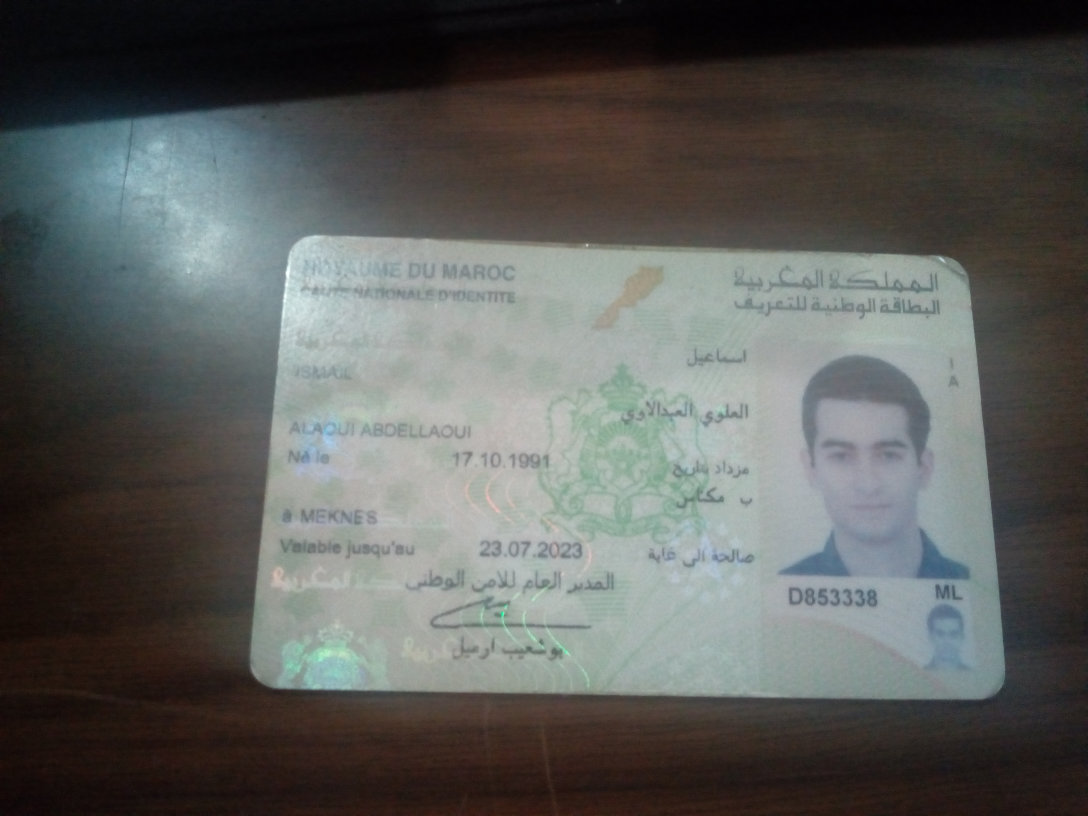
#> input picture raw1.jpg, 3264 x 2448 px (shown at 1/3 size)
$ python transform.py   (older library calls are emulated)
#> lines starting #> are read from the running program, lines starting #| are printed output that depends on the picture; after the words box and inside, x2 and y2 are one past the last pixel; in counts of white or black regions, pixels touching at a corner belong together
# -*- coding: utf-8 -*-
"""
Created on Sun Sep  2 22:30:22 2018

@author: smail
"""
from scipy.spatial import distance as dist
import math
import itertools
#from pyimagesearch import transform
from matplotlib.patches import Polygon
#import polygon_interacter as poly_i
import matplotlib.pyplot as plt
import os
import cv2
import numpy as np
import imutils


class DocScanner(object):
    """An image scanner"""

    def __init__(self, interactive=False, MIN_QUAD_AREA_RATIO=0.25, MAX_QUAD_ANGLE_RANGE=40):
        """
        Args:
            interactive (boolean): If True, user can adjust screen contour before
                transformation occurs in interactive pyplot window.
            MIN_QUAD_AREA_RATIO (float): A contour will be rejected if its corners
                do not form a quadrilateral that covers at least MIN_QUAD_AREA_RATIO
                of the original image. Defaults to 0.25.
            MAX_QUAD_ANGLE_RANGE (int):  A contour will also be rejected if the range
                of its interior angles exceeds MAX_QUAD_ANGLE_RANGE. Defaults to 40.
        """
        self.interactive = interactive
        self.MIN_QUAD_AREA_RATIO = MIN_QUAD_AREA_RATIO
        self.MAX_QUAD_ANGLE_RANGE = MAX_QUAD_ANGLE_RANGE

    # [45 lines left out: functions filter_corners, angle_between_vectors_degrees, get_angle, angle_range, not called in this run]

    def get_corners(self, img):
        """
        Returns a list of corners ((x, y) tuples) found in the input image. With proper
        pre-processing and filtering, it should output at most 10 potential corners.
        This is a utility function used by get_contours. The input image is expected
        to be rescaled and Canny filtered prior to be passed in.
        """
        lsd = cv2.createLineSegmentDetector()
        lines = lsd.detect(img)[0]

        # massages the output from LSD
        # LSD operates on edges. One "line" has 2 edges, and so we need to combine the edges back into lines
        # 1. separate out the lines into horizontal and vertical lines.
        # 2. Draw the horizontal lines back onto a canvas, but slightly thicker and longer.
        # 3. Run connected-components on the new canvas
        # 4. Get the bounding box for each component, and the bounding box is final line.
        # 5. The ends of each line is a corner
        # 6. Repeat for vertical lines
        # 7. Draw all the final lines onto another canvas. Where the lines overlap are also corners

        corners = []
        if lines is not None:
            # separate out the horizontal and vertical lines, and draw them back onto separate canvases
            lines = lines.squeeze().astype(np.int32).tolist()
            horizontal_lines_canvas = np.zeros(img.shape, dtype=np.uint8)
            vertical_lines_canvas = np.zeros(img.shape, dtype=np.uint8)
            for line in lines:
                x1, y1, x2, y2 = line
                if abs(x2 - x1) > abs(y2 - y1):
                    (x1, y1), (x2, y2) = sorted(((x1, y1), (x2, y2)), key=lambda pt: pt[0])
                    cv2.line(horizontal_lines_canvas, (max(x1 - 5, 0), y1), (min(x2 + 5, img.shape[1] - 1), y2), 255, 2)
                else:
                    (x1, y1), (x2, y2) = sorted(((x1, y1), (x2, y2)), key=lambda pt: pt[1])
                    cv2.line(vertical_lines_canvas, (x1, max(y1 - 5, 0)), (x2, min(y2 + 5, img.shape[0] - 1)), 255, 2)

            lines = []

            # find the horizontal lines (connected-components -> bounding boxes -> final lines)
            contours = cv2.findContours(horizontal_lines_canvas, cv2.RETR_EXTERNAL, cv2.CHAIN_APPROX_NONE)
            contours = contours[1]
            contours = sorted(contours, key=lambda c: cv2.arcLength(c, True), reverse=True)[:2]
            horizontal_lines_canvas = np.zeros(img.shape, dtype=np.uint8)
            for contour in contours:
                contour = contour.reshape((contour.shape[0], contour.shape[2]))
                min_x = np.amin(contour[:, 0], axis=0) + 2
                max_x = np.amax(contour[:, 0], axis=0) - 2
                left_y = int(np.average(contour[contour[:, 0] == min_x][:, 1]))
                right_y = int(np.average(contour[contour[:, 0] == max_x][:, 1]))
                lines.append((min_x, left_y, max_x, right_y))
                cv2.line(horizontal_lines_canvas, (min_x, left_y), (max_x, right_y), 1, 1)
                corners.append((min_x, left_y))
                corners.append((max_x, right_y))

            # find the vertical lines (connected-components -> bounding boxes -> final lines)
            contours = cv2.findContours(vertical_lines_canvas, cv2.RETR_EXTERNAL, cv2.CHAIN_APPROX_NONE)
            contours = contours[1]
            contours = sorted(contours, key=lambda c: cv2.arcLength(c, True), reverse=True)[:2]
            vertical_lines_canvas = np.zeros(img.shape, dtype=np.uint8)
            for contour in contours:
                contour = contour.reshape((contour.shape[0], contour.shape[2]))
                min_y = np.amin(contour[:, 1], axis=0) + 2
                max_y = np.amax(contour[:, 1], axis=0) - 2
                top_x = int(np.average(contour[contour[:, 1] == min_y][:, 0]))
                bottom_x = int(np.average(contour[contour[:, 1] == max_y][:, 0]))
                lines.append((top_x, min_y, bottom_x, max_y))
                cv2.line(vertical_lines_canvas, (top_x, min_y), (bottom_x, max_y), 1, 1)
                corners.append((top_x, min_y))
                corners.append((bottom_x, max_y))

#            print(len(corners))
            # find the corners
            corners_y, corners_x = np.where(horizontal_lines_canvas + vertical_lines_canvas == 2)
            corners += zip(corners_x, corners_y)

        # remove corners in close proximity
        corners = self.filter_corners(corners)
        return corners

    # [5 lines left out: function is_valid_contour, not called in this run]


    def get_contour(self, rescaled_image):
        """
        Returns a numpy array of shape (4, 2) containing the vertices of the four corners
        of the document in the image. It considers the corners returned from get_corners()
        and uses heuristics to choose the four corners that most likely represent
        the corners of the document. If no corners were found, or the four corners represent
        a quadrilateral that is too small or convex, it returns the original four corners.
        """

        # these constants are carefully chosen
        MORPH = 9
        CANNY = 84
        HOUGH = 25

        IM_HEIGHT, IM_WIDTH, _ = rescaled_image.shape

        # convert the image to grayscale and blur it slightly
        gray = cv2.cvtColor(rescaled_image, cv2.COLOR_BGR2GRAY)
        gray = cv2.GaussianBlur(gray, (7,7), 0)

        # dilate helps to remove potential holes between edge segments
        kernel = cv2.getStructuringElement(cv2.MORPH_RECT,(MORPH,MORPH))
        dilated = cv2.dilate(gray, kernel)

        # find edges and mark them in the output map using the Canny algorithm
        edged = cv2.Canny(dilated, 0, CANNY)
        test_corners = self.get_corners(edged)

        approx_contours = []
#        print("length of test_corners : "+str(len(test_corners)))

        if len(test_corners) >= 4:
            quads = []

            for quad in itertools.combinations(test_corners, 4):
                points = np.array(quad)
                points = order_points(points)
                points = np.array([[p] for p in points], dtype = "int32")
                quads.append(points)

            # get top five quadrilaterals by area
            quads = sorted(quads, key=cv2.contourArea, reverse=True)[:5]
            # sort candidate quadrilaterals by their angle range, which helps remove outliers
            quads = sorted(quads, key=self.angle_range)

            approx = quads[0]
            if self.is_valid_contour(approx, IM_WIDTH, IM_HEIGHT):
                approx_contours.append(approx)

            # for debugging: uncomment the code below to draw the corners and countour found
            # by get_corners() and overlay it on the image

            # cv2.drawContours(rescaled_image, [approx], -1, (20, 20, 255), 2)
            # plt.scatter(*zip(*test_corners))
            # plt.imshow(rescaled_image)
            # plt.show()

        # also attempt to find contours directly from the edged image, which occasionally
        # produces better results
        (_, cnts, hierarchy) = cv2.findContours(edged.copy(), cv2.RETR_EXTERNAL, cv2.CHAIN_APPROX_SIMPLE)
        cnts = sorted(cnts, key=cv2.contourArea, reverse=True)[:5]

        # loop over the contours
        for c in cnts:
            # approximate the contour
            approx = cv2.approxPolyDP(c, 80, True)
            if self.is_valid_contour(approx, IM_WIDTH, IM_HEIGHT):
                approx_contours.append(approx)
                break

        # If we did not find any valid contours, just use the whole image
        if not approx_contours:
            TOP_RIGHT = (IM_WIDTH, 0)
            BOTTOM_RIGHT = (IM_WIDTH, IM_HEIGHT)
            BOTTOM_LEFT = (0, IM_HEIGHT)
            TOP_LEFT = (0, 0)
            screenCnt = np.array([[TOP_RIGHT], [BOTTOM_RIGHT], [BOTTOM_LEFT], [TOP_LEFT]])

        else:
            screenCnt = max(approx_contours, key=cv2.contourArea)

        return screenCnt.reshape(4, 2)

    # [13 lines left out: function interactive_get_contour, not called in this run]

    def scan(self, image_path):

#> called with image_path = 'raw1.jpg'
        RESCALED_HEIGHT = 500.0
#        OUTPUT_DIR = 'output'
#        if os.path.exists(OUTPUT_DIR+"/") == False:
#            os.makedirs(OUTPUT_DIR)

        # load the image and compute the ratio of the old height
        # to the new height, clone it, and resize it
        image = cv2.imread(image_path)
#> image is the input picture: shape (2448, 3264, 3); mean B, G, R 89.8, 92.5, 91

        assert(image is not None)

        ratio = image.shape[0] / RESCALED_HEIGHT
        orig = image.copy()
        rescaled_image = imutils.resize(image, height = int(RESCALED_HEIGHT))
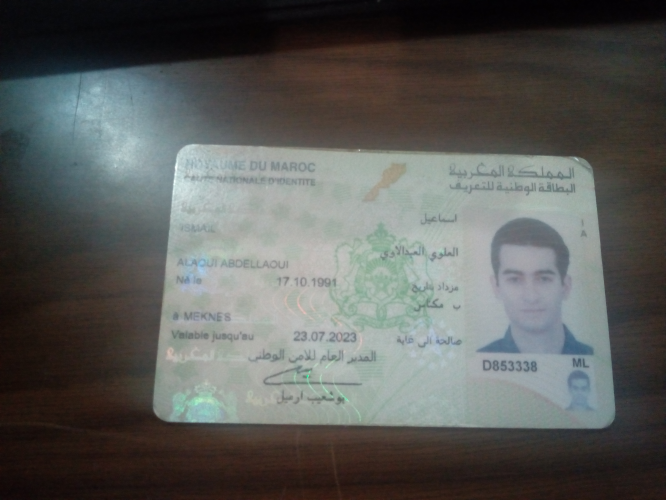
#> rescaled_image: shape (500, 666, 3); mean B, G, R 89.8, 92.5, 91

        # get the contour of the document
        screenCnt = self.get_contour(rescaled_image)
#> in get_contour, `gray = cv2.cvtColor(rescaled_image, cv2.COLOR_BGR2GRAY)`:
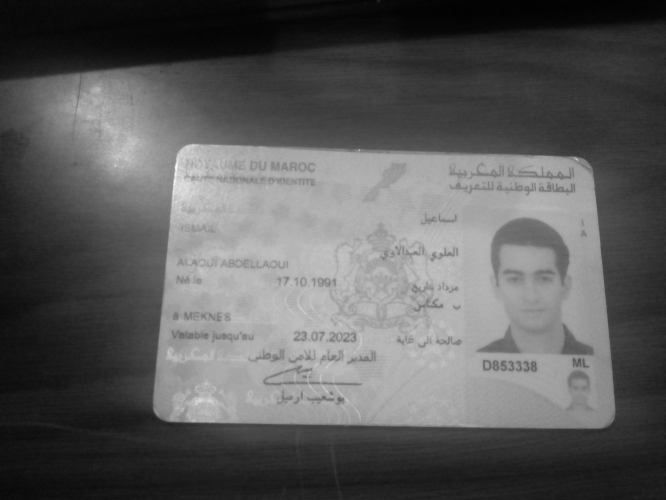
#> gray: shape (500, 666); min 1, max 251, mean 91.7
#> in get_contour, `dilated = cv2.dilate(gray, kernel)`:
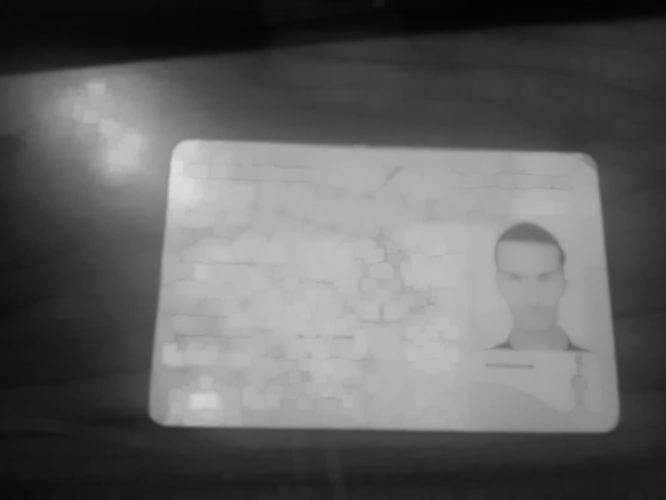
#> dilated: shape (500, 666); min 3, max 220, mean 98.2
#> in get_contour, `edged = cv2.Canny(dilated, 0, CANNY)`:
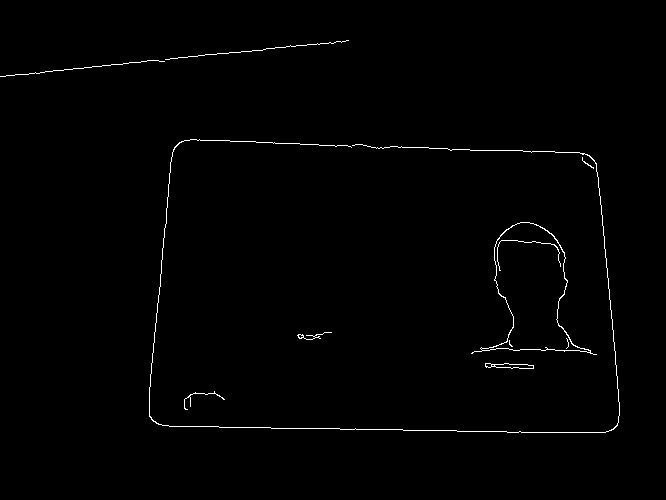
#> edged: shape (500, 666); 0.82% white in thin lines or dots, all inside (x1, y1, x2, y2) = (0, 40, 620, 433)
#> in get_corners, `lines = lsd.detect(img)[0]`: lines = 129 rows, first 6: [525.6, 362.9, 485.6, 362.2], [470.6, 150.4, 581.9, 153.5], [589.6, 153, 563.1, 149.5], [516.1, 219.8, 493.9, 238.9], [538.8, 226.1, 557.7, 242.1], [565.7, 350, 594.6, 354.2]
#> in get_corners, `lines = lines.squeeze().astype(np.int32).tolist()`: lines = 129 items, first 6: [525, 362, 485, 362], [470, 150, 581, 153], [589, 153, 563, 149], [516, 219, 493, 238], [538, 226, 557, 242], [565, 350, 594, 354]
#> the loop in get_corners, `for line in lines:` made 129 passes
#> (line, x1, y1, x2, y2) on passes 1, 3, 4, 7, 8, 9, 10, 11: ([525, 362, 485, 362], 485, 362, 525, 362), ([589, 153, 563, 149], 563, 149, 589, 153), ([516, 219, 493, 238], 493, 238, 516, 219), ([508, 336, 513, 326], 513, 326, 508, 336), ([190, 392, 182, 398], 182, 398, 190, 392), ([172, 151, 179, 143], 179, 143, 172, 151), ([555, 243, 533, 239], 533, 239, 555, 243), ([589, 348, 574, 343], 574, 343, 589, 348)
#> after the loop in get_corners, `for line in lines:`:
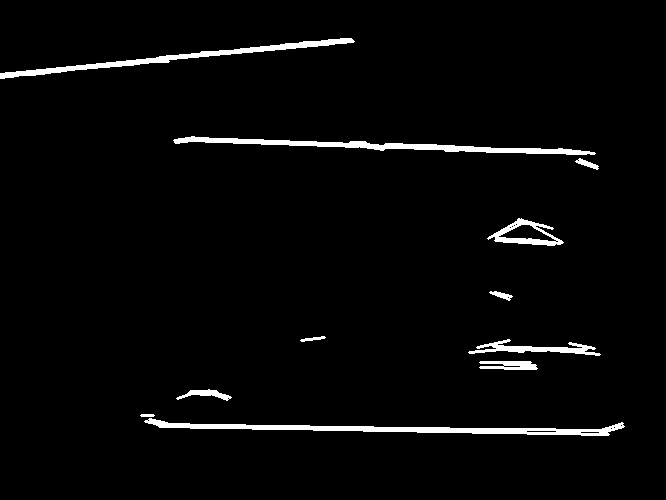
#> horizontal_lines_canvas: shape (500, 666); 2.8% white; 11 white regions, largest, box (x1, y1, x2, y2) and area: (144, 418, 625, 436) 2620, (173, 136, 596, 155) 2256, (0, 38, 355, 79) 1945
#> after the loop in get_corners, `for line in lines:`:
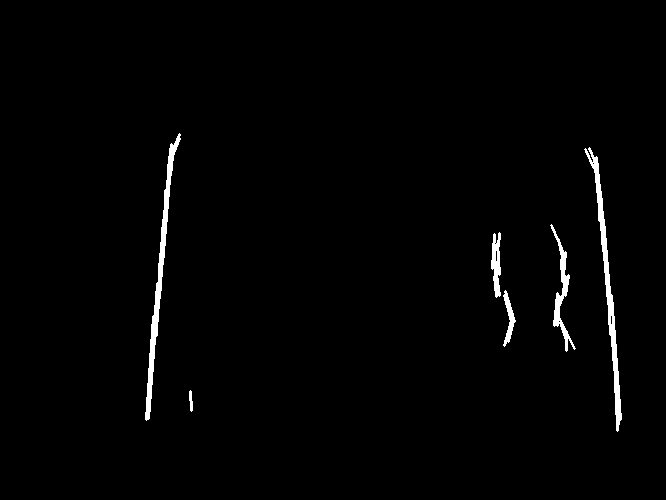
#> vertical_lines_canvas: shape (500, 666); 1.4% white; 6 white regions, box (x1, y1, x2, y2) and area: (584, 147, 622, 432) 1558, (145, 133, 181, 421) 1552, (550, 224, 576, 352) 719, (491, 232, 501, 298) 429, (503, 290, 516, 347) 286, (189, 390, 193, 412) 62


        if self.interactive:
            screenCnt = self.interactive_get_contour(screenCnt, rescaled_image)

        # apply the perspective transformation
        warped = four_point_transform(orig, screenCnt * ratio)


        # [20 lines of commented-out code are left out]
        return warped

# [64 lines left out: functions order_points, four_point_transform, not called in this run]
from matplotlib.lines import Line2D
from matplotlib.artist import Artist
#from matplotlib.mlab import dist_point_to_segment
class PolygonInteractor(object):
    """
    An polygon editor
    """

    showverts = True
    epsilon = 5  # max pixel distance to count as a vertex hit

    # [19 lines left out: function __init__, not called in this run]

    def get_poly_points(self):
        return np.asarray(self.poly.xy)

    # [70 lines left out: functions draw_callback, poly_changed, get_ind_under_point, button_press_callback, button_release_callback, motion_notify_callback, not called in this run]


scanner=DocScanner()
#valid_formats = [".jpg", ".jpeg", ".jp2", ".png", ".bmp", ".tiff", ".tif"]
#
#get_ext = lambda f: os.path.splitext(f)[1].lower()
#> (the run stopped early here; a loop or call above may not have finished)
